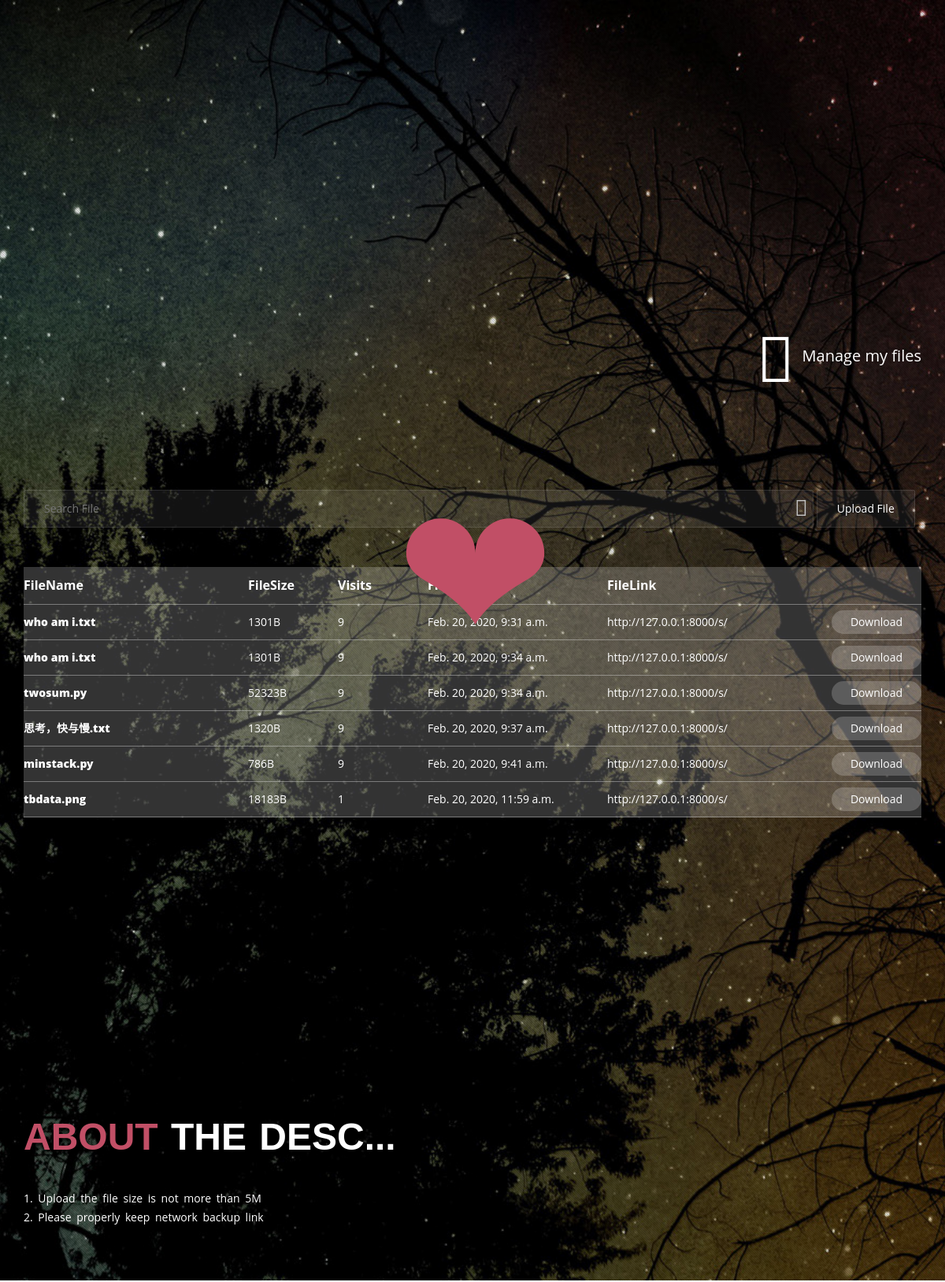
/my/, run on the app's committed database.
### share/models.py (models this page shows, shortened)
class Upload(models.Model):
    DownloadDocount = models.IntegerField(verbose_name=u"下载次数",default=0)
    code = models.CharField(max_length=8,verbose_name=u"code")
    Datatime = models.DateTimeField(default=datetime.now)
    path = models.CharField(max_length=32,verbose_name=u"下载路径")
    name = models.CharField(max_length=32,verbose_name=u"文件名",default="")
    Filesize = models.CharField(max_length=10,verbose_name=u"文件大小")
    PCIP = models.CharField(max_length=32,verbose_name=u"IP地址",default="")
    class Meta():
        verbose_name="download"
        verbose_name_plural = verbose_name
        db_table = "download"

### share/views.py (the view)
# urls.py: url(r'^my/$', MyView.as_view(), name="MY"),
class MyView(View):
    def get(self, request):
        IP = request.META['REMOTE_ADDR']
        u = Upload.objects.filter(PCIP=str(IP))
        for i in u:
            i.DownloadDocount += 1
            i.save()
        return render(request, 'content.html', {"content": u})

### templates/content.html
{% extends "base.html" %}
{% block content %}
    {% for i in content %}
                    <div class="file-content">
                    <div class="file-name" style="width:25%;">{{ i.name }}</div>
                    <div class="file-size" style="width:10%;">{{ i.Filesize }}B</div>
					<div class="file-date" style="width:10%;">{{ i.DownloadDocount }}</div>
                    <div class="file-date" style="width:20%;">{{ i.Datatime }}</div>
                    <div class="file-link" style="width:35%; padding-right: 80px; text-overflow: ellipsis; overflow: hidden;">
                        <span>
                            http://127.0.0.1:8000/s/{{ i.code}}
                        </span>
                    </div>
                    <a href="/{{ i.path }}" style="color:#FFF;"><button>Download</button></a>
                </div>
    {% endfor %}
{% endblock %}

### templates/base.html (shortened to what this page needs)
<!doctype html>
<html>
    <head>
        <link rel="stylesheet" href="/static/css/bootstrap.min.css" />
        <link rel="stylesheet" href="/static/css/animate.min.css" />
        <link rel="stylesheet" href="/static/css/vegas.min.css" />
        <link rel="stylesheet" href="/static/css/style.css" />
        <link rel="stylesheet" href="/static/css/style2.css" />
        <link rel="stylesheet" href="https://at.alicdn.com/t/font_xtmtjsdjlmc84cxr.css">
        <link rel="stylesheet" href="https://at.alicdn.com/t/font_k8psy17rqdoyldi.css">
</head>
<body>
    <span id="h-animate" class="wow zoomInLeft" data-wow-delay="2s">&#10084;</span>
<header>
    <div class="container">
        <div class="row">
            <div class="col-sm-6">
            </div>
            <div class="col-sm-6">
                <div class="logo-desc wow bounceInRight" data-wow-delay="0.4s">
                 <a href="{% url "MY" %}"> <span class="logo-desc-text" href="/"><i class="iconfont">&#xe619;</i>Manage my files</span></a>
</div>
            </div>
        </div>
    </div>
</header>
<section id="content">
    <div class="container">
        <div class="col-sj-12">
            <div class="up-container wow bounceIn" data-wow-delay="0.9s">
                <form id="search" action="/search/" method="get">
                    <div class="input-box">
                        <input id="files-info" name="kw" type="text" onkeydown="if(event.keyCode==13){return false;}" autocomplete="off" placeholder="Search File" />
                        <span class="iconfont search-text-icon">&#xe714;</span>
                    </div>
                </form>
                <form id="form" action="/" method="post" runat="server" enctype="multipart/form-data">
                    <input id="bt" type="button" value="Upload File" />
                </form>
            </div>
            <div class="show-file bounceIn">
                <div class="file-title">
                    <div class="file-name1" style="width:25%;">FileName</div>
                    <div class="file-size" style="width:10%;">FileSize</div>
                    <div class="file-size" style="width:10%;">Visits</div>
                    <div class="file-date" style="width:20%;">FileDate</div>
                    <div class="file-link" style="width:35%;">FileLink</div>
                </div>
                {% block content %}
                {% endblock %}
            </div>
        </div>
    </div>
</section>
<section>
    <div class="container">
        <div class="row">
            <div class="col-md-12 col-xs-12">
            </div>
        </div>
    </div>
</section>
<section>
    <div class="container">
        <div class="row">
            <div class="col-xs-12">
                <h1 class="wow fadeInUp" data-wow-delay="0.4s"><span>About</span> The Desc...</h1>
                <p class="about-text wow slideInLeft">1. Upload the file size is not more than 5M</p>
                <p class="about-text wow slideInLeft">2. Please properly keep network backup link</p>
            </div>
        </div>
    </div>
</section>
</body>
</html>

### static/css/style.css (style rules this page uses)
@media (min-width: 768px) { .container { width: 750px; } }
@media (min-width: 992px) { .container { width: 970px; } }
@media (min-width: 992px) { input[type='text'] { width: 80%; } }
@media (min-width: 992px) { div.col-xs-12 .about-text { text-align: left; } }
@media (min-width: 1200px) { .container { width: 1170px; } }
@media (min-width: 1200px) { input[type='text'] { width: 88%; } }
* { margin:0;padding:0;font-size: 100%;border: 0;vertical-align: baseline;outline: 0; }
p { margin: 0; padding: 0; }
a { text-decoration: none; }
html { height: 100% !important; }
body { position: relative; font-size: 14px; color: #FFF; background-color: #333; height: 100%; }
header { padding: 60px 0 40px 0; }
section { padding: 40px 0; position: relative; }
body { font-family: "Open Sans", Helvetica, Arial, sans-serif; }
h1, h2, h3, h4, h5, h6 { font-family: 'Oswald', Helvetica, Arial, sans-serif; font-weight: 700; text-transform: uppercase; text-shadow: 2px 4px 3px rgba(0,0,0,0.3); }
h1 { font-size: 48px; overflow: hidden; }
p { font: 14px/1.7em "Open Sans"; word-spacing: 3px; }
.iconfont { padding-right: 10px; vertical-align: middle; font-size: 80px !important; line-height: 77px; }
.logo-desc a { color: white; text-decoration: none; }
.logo-desc { padding-top: 12px; overflow: hidden; float: right; }
.logo-desc-text { font-size: 20px; text-overflow: ellipsis; overflow: hidden; }
#content { margin: 50px 0 0 0; }
input { background: rgba(255,255,255,0.07); color: #FFF;font-size: 14px; border: 1px solid rgba(255,255,255,0.1) !important; border-left: 1px solid rgba(255,255,255,0.1) !important; padding: 13px 25px; width: 80%; height: auto; text-overflow: ellipsis; -webkit-border-radius: 2px; -moz-border-radius: 2px; border-radius: 2px; }
input[type='button'] { width: auto; font-size: 14px; font-style: normal; margin-bottom: 50px; }
.show-file { background: rgba(255,255,255,.2); }
.file-title,.file-content { overflow: hidden; border-bottom: 1px solid rgba(229,229,229,0.4); }
.file-title div { font-weight: bold; font-size: 16px; }
.file-title div,.file-content div { float: left; width: 15%; padding: 12px 0px; text-overflow: ellipsis; overflow: hidden; white-space: nowrap; padding-right: 10px; }
.file-content { position: relative; }
.file-content button { width: 10%; min-width: 46px; background: rgba(255,255,255,0.2); padding: 5px 0px; border-radius: 32px; position: absolute; right: 0; top: 50%; margin-top: -15px; text-align: center; }
button { outline: 0; }
.file-name { font-weight: 900; }
form { display: inline; }
div.col-xs-12 h1 { text-overflow: ellipsis; word-spacing: 3px; margin-bottom: 40px; text-align: left !important; }
div.col-xs-12 h1 span { color: rgba(193,79,102,1); text-shadow: 0px 3px 5px #000; }
div.col-xs-12 { text-align: center; }
div.col-xs-12 .about-text:last-child { margin-bottom: 30px; }
.col-md-12.col-xs-12 { padding: 100px 0; }
div.col-md-12 { color: #C14F66; width: 100%; display: flex; align-items: center; justify-content: center; }
.input-box { display: inline; position: relative; }
.input-box .search-text-icon { color: #c5c5c5; font-size: 28px !important; position: absolute; padding: 0; right: 11px; top: 0; line-height: .6em; cursor: pointer; }
#h-animate { color: rgb(193,79,102); opacity: 0.6; font-family: 'Monofett', cursive; font-size: 20vmin; position: relative; text-align: center; -webkit-transition: .7s; -o-transition: .7s; transition: .7s; padding: 0px; left: 50%; width: 80%; display: inline-block; word-break: break-word; z-index: 1; }

### data on the page
Upload: name "who am i.txt", Filesize "1301", DownloadDocount "9", Datatime "Feb. 20, 2020, 9:31 a.m."
Upload: name "who am i.txt", Filesize "1301", DownloadDocount "9", Datatime "Feb. 20, 2020, 9:34 a.m."
Upload: name "twosum.py", Filesize "52323", DownloadDocount "9", Datatime "Feb. 20, 2020, 9:34 a.m."
Upload: name "思考，快与慢.txt", Filesize "1320", DownloadDocount "9", Datatime "Feb. 20, 2020, 9:37 a.m."
Upload: name "minstack.py", Filesize "786", DownloadDocount "9", Datatime "Feb. 20, 2020, 9:41 a.m."
Upload: name "tbdata.png", Filesize "18183", DownloadDocount "1", Datatime "Feb. 20, 2020, 11:59 a.m."
